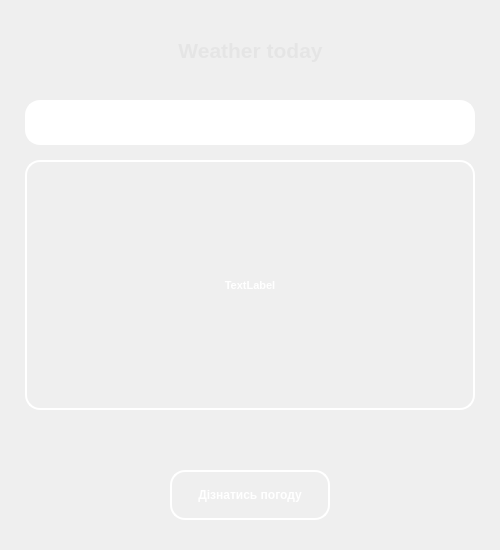
<?xml version="1.0" encoding="UTF-8"?>
<ui version="4.0">
 <class>MainWindow</class>
 <widget class="QMainWindow" name="MainWindow">
  <property name="geometry">
   <rect>
    <x>0</x>
    <y>0</y>
    <width>500</width>
    <height>550</height>
   </rect>
  </property>
  <property name="font">
   <font>
    <pointsize>8</pointsize>
    <weight>50</weight>
    <bold>false</bold>
   </font>
  </property>
  <property name="windowTitle">
   <string>MainWindow</string>
  </property>
  <property name="styleSheet">
   <string notr="true">background: QLinearGradient(x1: 1, y1: 1, 
                            x2: 0, y2: 0, 
                            stop: 0   #ffffff, 
                            stop: 0.3 rgba(102, 181, 255, 200), 
                            stop: 1   #24903f);
</string>
  </property>
  <widget class="QWidget" name="centralwidget">
   <property name="styleSheet">
    <string notr="true"/>
   </property>
   <widget class="QLabel" name="label">
    <property name="geometry">
     <rect>
      <x>25</x>
      <y>160</y>
      <width>450</width>
      <height>250</height>
     </rect>
    </property>
    <property name="font">
     <font>
      <weight>75</weight>
      <bold>true</bold>
     </font>
    </property>
    <property name="styleSheet">
     <string notr="true">background: QLinearGradient(x1: 1, y1: 1, 
                            x2: 0, y2: 0, 
                            stop: 0   #4548ff, 
                            stop: 0.3 rgba(102, 181, 255, 200), 
                            stop: 1   #67ff3d);
color: rgb(255, 255, 255);
border: 2px solid#ffffff;
border-radius:15;
</string>
    </property>
    <property name="text">
     <string>TextLabel</string>
    </property>
    <property name="alignment">
     <set>Qt::AlignCenter</set>
    </property>
   </widget>
   <widget class="QPushButton" name="pushButton">
    <property name="geometry">
     <rect>
      <x>170</x>
      <y>470</y>
      <width>160</width>
      <height>50</height>
     </rect>
    </property>
    <property name="font">
     <font>
      <pointsize>9</pointsize>
      <weight>75</weight>
      <bold>true</bold>
     </font>
    </property>
    <property name="styleSheet">
     <string notr="true">QPushButton{
	background: QLinearGradient(x1: 1, y1: 1, 
                            x2: 0, y2: 0, 
                            stop: 0   #4548ff, 
                            stop: 0.3 rgba(102, 181, 255, 200), 
                            stop: 1   #67ff3d);
	
	color: rgb(255, 255, 255);
	border: 2px solid#ffffff;
	border-radius: 15;
}

QPushButton:hover{
	background: QLinearGradient(x1: 1, y1: 1, 
                            x2: 0, y2: 0, 
                            stop: 0   #459cff, 
                            stop: 0.3 rgba(102, 181, 255, 200), 
                            stop: 1   #3dff94);
	
	
	
	color: rgb(213, 213, 213);
}
</string>
    </property>
    <property name="text">
     <string>Дізнатись погоду</string>
    </property>
   </widget>
   <widget class="QLineEdit" name="lineEdit">
    <property name="geometry">
     <rect>
      <x>25</x>
      <y>100</y>
      <width>450</width>
      <height>45</height>
     </rect>
    </property>
    <property name="font">
     <font>
      <weight>75</weight>
      <bold>true</bold>
     </font>
    </property>
    <property name="tabletTracking">
     <bool>false</bool>
    </property>
    <property name="styleSheet">
     <string notr="true">background: QLinearGradient(x1: 1, y1: 1, 
                            x2: 0, y2: 0, 
                            stop: 0   #4548ff, 
                            stop: 0.3 rgba(102, 181, 255, 200), 
                            stop: 1   #67ff3d);
color: rgb(255, 255, 255);
border: 2px solid#ffffff;
border-radius:15;</string>
    </property>
    <property name="echoMode">
     <enum>QLineEdit::Normal</enum>
    </property>
    <property name="placeholderText">
     <string>Введіть місто...</string>
    </property>
   </widget>
   <widget class="QLabel" name="label_2">
    <property name="geometry">
     <rect>
      <x>30</x>
      <y>20</y>
      <width>441</width>
      <height>60</height>
     </rect>
    </property>
    <property name="font">
     <font>
      <family>Arial</family>
      <pointsize>16</pointsize>
      <weight>75</weight>
      <bold>true</bold>
     </font>
    </property>
    <property name="focusPolicy">
     <enum>Qt::NoFocus</enum>
    </property>
    <property name="layoutDirection">
     <enum>Qt::LeftToRight</enum>
    </property>
    <property name="styleSheet">
     <string notr="true">
border-radius:30;
color: rgb(229, 229, 229);</string>
    </property>
    <property name="text">
     <string>Weather today</string>
    </property>
    <property name="alignment">
     <set>Qt::AlignCenter</set>
    </property>
   </widget>
  </widget>
 </widget>
 <resources/>
 <connections/>
</ui>
